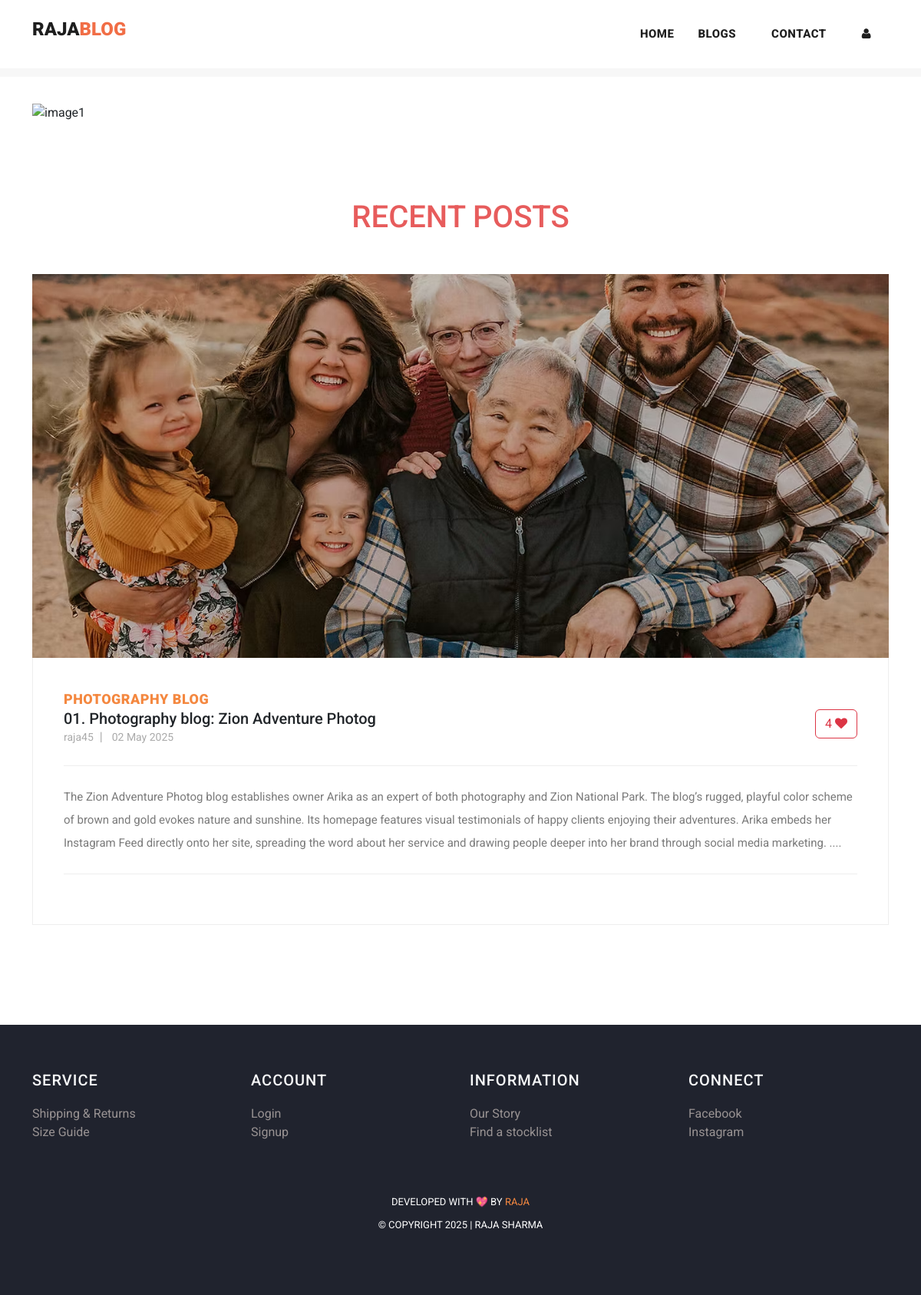
Page /blog on the committed database.
### myapp/models.py (models this page shows, shortened)
class Post(models.Model):
    postname = models.CharField(max_length=600)
    category = models.CharField(max_length=600)
    image = models.ImageField(upload_to='images/posts',blank=True,null=True)
    content = models.CharField(max_length=100000)
    time = models.CharField(default=time,max_length=100, blank=True)
    likes = models.IntegerField(null=True,blank=True,default=0)
    user = models.ForeignKey(User,on_delete=models.CASCADE)

### myapp/views.py (the view)
# urls.py: path("blog",views.blog,name="blog"),
def blog(request):
    return render(request,"blog.html",{
            'posts':Post.objects.filter(user_id=request.user.id).order_by("id").reverse(),
            'top_posts':Post.objects.all().order_by("-likes"),
            'recent_posts':Post.objects.all().order_by("-id"),
            'user':request.user,
            'media_url':settings.MEDIA_URL
        })

### templates/blog.html (shortened to what this page needs)
{% load static %}
<!DOCTYPE html>
<html lang="en">
<head>
  <link href="{% static 'vendor/bootstrap/css/bootstrap.min.css' %}" rel="stylesheet">
  <link href="https://cdn.jsdelivr.net/npm/bootstrap@5.3.1/dist/css/bootstrap.min.css" rel="stylesheet"
>
  <link rel="stylesheet" href="{% static 'assets/css/fontawesome.css' %}">
  <link rel="stylesheet" href="{% static 'assets/css/templatemo-stand-blog.css' %}">
  <link rel="stylesheet" href="{% static 'assets/css/owl.css' %}">
  <link rel="stylesheet" href="{% static 'assets/css/styles.css' %}">
</head>
<body>
  {%include 'header.html'%}
  <div class="container mt-5 carousel">
    <div id="carouselExampleCaptions" class="carousel slide">
      <div class="carousel-indicators">
        <button type="button" data-bs-target="#carouselExampleCaptions" data-bs-slide-to="0" class="active"
          aria-current="true" aria-label="Slide 1"></button>
        <button type="button" data-bs-target="#carouselExampleCaptions" data-bs-slide-to="1"
          aria-label="Slide 2"></button>
        <button type="button" data-bs-target="#carouselExampleCaptions" data-bs-slide-to="2"
          aria-label="Slide 3"></button>
        <button type="button" data-bs-target="#carouselExampleCaptions" data-bs-slide-to="3"
          aria-label="Slide 4"></button>
      </div>
      <div class="carousel-inner">
        <div class="carousel-item active">
          <img src="{% static 'assets/images/img1.jpg' %}" alt="image1">
          <div class="carousel-caption d-none d-md-block">
          </div>
        </div>
      </div>
      <button class="carousel-control-prev" type="button" data-bs-target="#carouselExampleCaptions"
        data-bs-slide="prev">
        <span class="carousel-control-prev-icon" aria-hidden="true"></span>
      </button>
      <button class="carousel-control-next" type="button" data-bs-target="#carouselExampleCaptions"
        data-bs-slide="next">
        <span class="carousel-control-next-icon" aria-hidden="true"></span>
      </button>
    </div>
  </div>
  <section class="blog-posts">
    <div class="container">
      <h3 class="text-center" style="margin: 50px; font-size: 40px; color: rgb(231, 92, 92);">RECENT POSTS</h3>
      <div class="row">
        <div class="col-lg-12">
          <div class="all-blog-posts">
            <div class="row">
              {% for post in recent_posts %}
              <div class="col-lg-12">
                <div class="blog-post">
                  <div class="blog-thumb">
                    <img src="{{media_url}}{{post.image}}" alt="" style="height: 500px;">
                  </div>
                  <div class="down-content">
                    <span>{{post.category}}</span>
                    <form method="post" action="{% url 'increaselikes' post.id %}">
                      <button class="float-right btn btn-outline-danger" type="submit ">
                        {{post.likes}} <i class="fa fa-heart"></i></button>
                    </form>
                    <a href="{% url 'post' post.id %}" class="text-decoration-none text-dark">
                      <h5>{{post.postname}}</h5>
                    </a>
                    <ul class="post-info">
                      <li><a href="#">{{post.user}}</a></li>
                      <li><a href="#">{{post.time}}</a></li>
                    </ul>
                    <p style="max-width: 100%;">{{post.content|slice:"0:500"}}....</p>
                  </div>
                </div>
              </div>
              {% endfor %}
            </div>
          </div>
        </div>
      </div>
    </div>
  </section>
  {% include 'footer.html' %}
</body>
</html>

### static/assets/css/templatemo-stand-blog.css (style rules this page uses)
body { font-family: 'Roboto', sans-serif; overflow-x: hidden; text-rendering: optimizeLegibility; -webkit-font-smoothing: antialiased; -moz-osx-font-smoothing: grayscale; }
p { margin-bottom: 0px; font-size: 15px; font-weight: 400; color: #7a7a7a; line-height: 30px; }
a { text-decoration: none!important; }
ul { padding: 0; margin: 0; list-style: none; }
h1,h2,h3,h4,h5,h6 { margin: 0px; }
.blog-posts { margin-top: 100px; }
.blog-posts .blog-post { margin-bottom: 30px; }
.blog-posts .blog-thumb img { width: 100%; overflow: hidden; }
.blog-posts .down-content { padding: 40px; border-right: 1px solid #eee; border-left: 1px solid #eee; border-bottom: 1px solid #eee; }
.blog-posts .down-content span { font-size: 18px; text-transform: uppercase; letter-spacing: 0.5px; font-weight: 900; color: #f48840; }
.blog-posts .down-content ul.post-info li { display: inline-block; margin-right: 8px; }
.blog-posts .down-content ul.post-info li:after { content: '|'; color: #aaa; margin-left: 8px; }
.blog-posts .down-content ul.post-info li:last-child::after { display: none; }
.blog-posts .down-content ul.post-info li a { font-size: 14px; color: #aaa; font-weight: 400; transition: all .3s; }
.blog-posts .down-content p { padding: 25px 0px; margin: 25px 0px; border-top: 1px solid #eee; border-bottom: 1px solid #eee; }

### static/assets/css/styles.css (style rules this page uses)
.carousel img { width: 100%; height: 700px; }
.blog-posts .blog-post img, .blog-post img { height: 300px; }

### templates/footer.html (style rules this page uses)
li { text-decoration: none; text-align: left; }
li a { color: rgb(153, 147, 147); }

### rows in the picture
Post: image (picture), category "PHOTOGRAPHY BLOG", likes "4", postname "01. Photography blog: Zion Adventure Photog", user "raja45", time "02 May 2025", content "The Zion Adventure Photog blog establishes owner Arika as an expert of both photography and Zion National Park. The blog’s rugged, playful color scheme of brown and gold evokes nature and sunshine. Its homepage features visual testimonials of happy clients enjoying their adventures. Arika embeds her Instagram Feed directly onto her site, spreading the word about her service and drawing people deeper into her brand through social media marketing."
